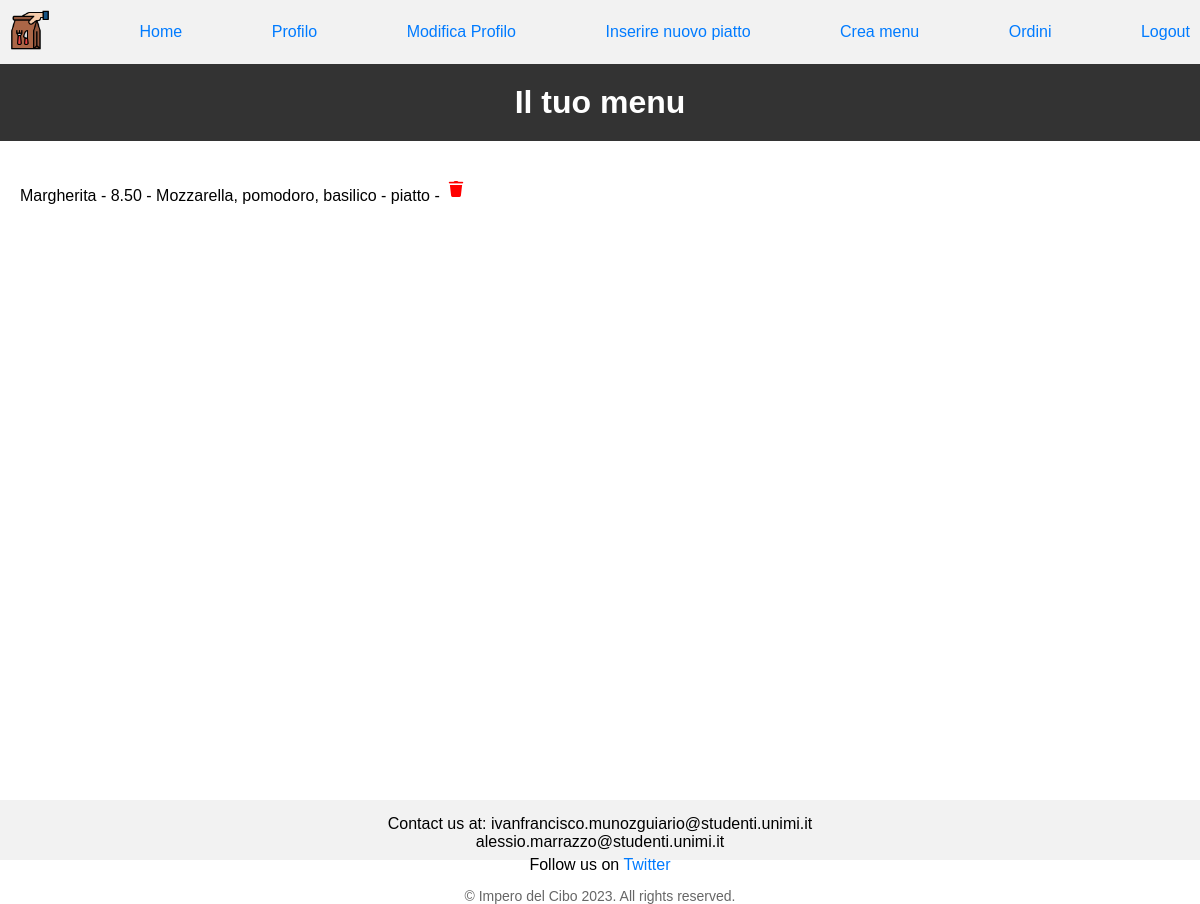
Before: /applicativo/frontend/ristorante.php (signed in) with the older database file.
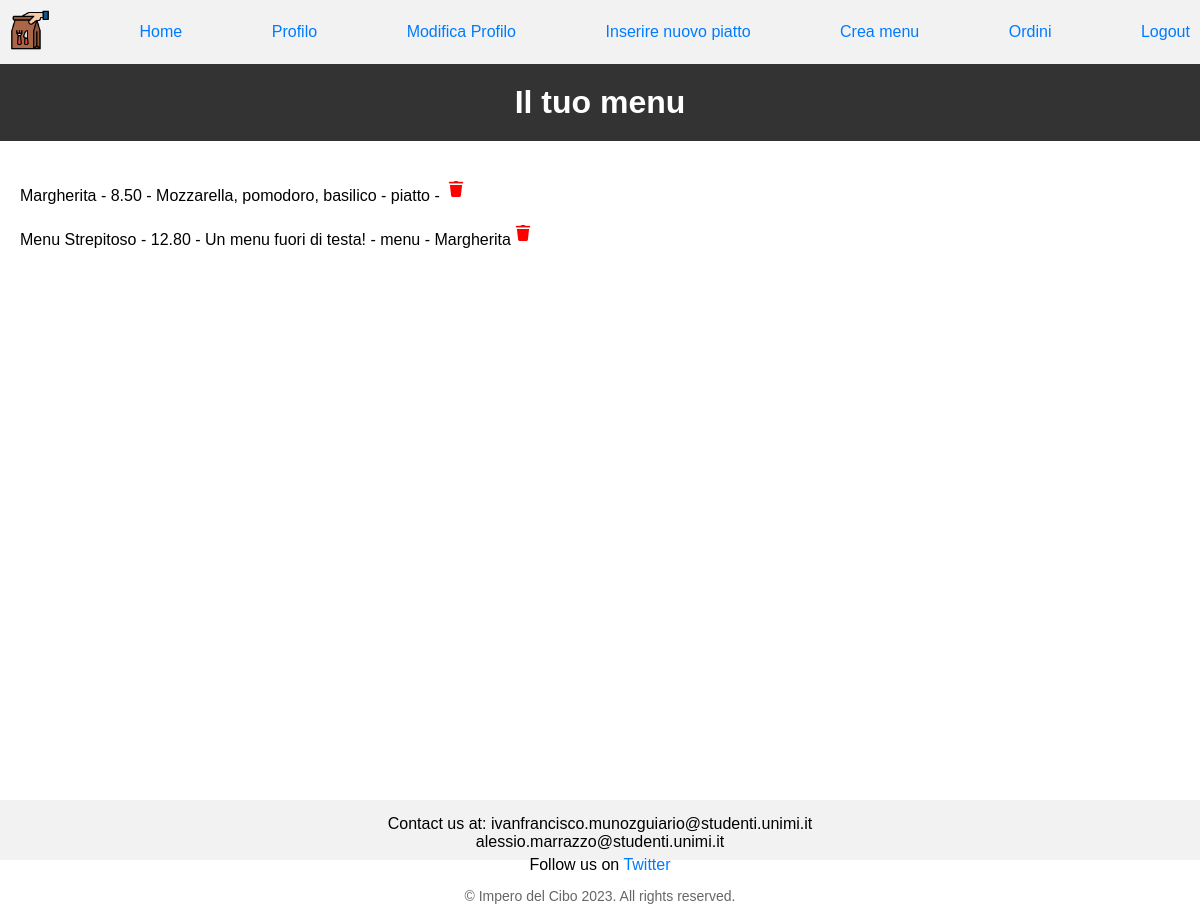
After: the same page with the newer database file.
### tables this page shows
CREATE TABLE `pietanza` (
  `nome` varchar(30) NOT NULL,
  `mail` varchar(40) NOT NULL,
  `prezzo` float(4,2) NOT NULL,
  `descrizione` tinytext NOT NULL,
  `tipo` enum('menu','piatto') NOT NULL,
  `elenco` tinytext DEFAULT NULL,
  `immagine` tinytext DEFAULT NULL
);

### applicativo/backend/visualizza_pietanze.php (the view, shortened to what this page needs)
<?php
$mail = $_SESSION["utente"];
$sql = "SELECT *
        FROM pietanza
        WHERE mail = '$mail';";
$risultato = $conn->query($sql);
if ($risultato->num_rows > 0) {
    while($row = $risultato->fetch_assoc()) {
        $id = str_replace([".", "@"], "", $mail) . str_replace(" ", "", $row["nome"]) . str_replace(".", "", $row["prezzo"]) . $row["tipo"];
        echo "<p class=\"menu-item\" id=\"$id\">" . $row["nome"] . " - " . $row["prezzo"] . " - " . $row["descrizione"] . " - " . $row["tipo"] . " - " . $row["elenco"];
        echo "<img src='../immagini/delete-icon2.png' onclick=\"eliminaPiatto('$mail','$id','{$row['nome']}','{$row['prezzo']}','{$row['descrizione']}','{$row['tipo']}','{$row['elenco']}')\"></img></p>";
    }
} else {
    echo "<p class=\"error\">Non hai pietanze per il tuo ristorante al momento!</p>";
}
?>

Changed rows visible on the page:
added pietanza: nome "Menu Strepitoso", prezzo "12.80", descrizione "Un menu fuori di testa!", tipo "menu", elenco "Margherita"
